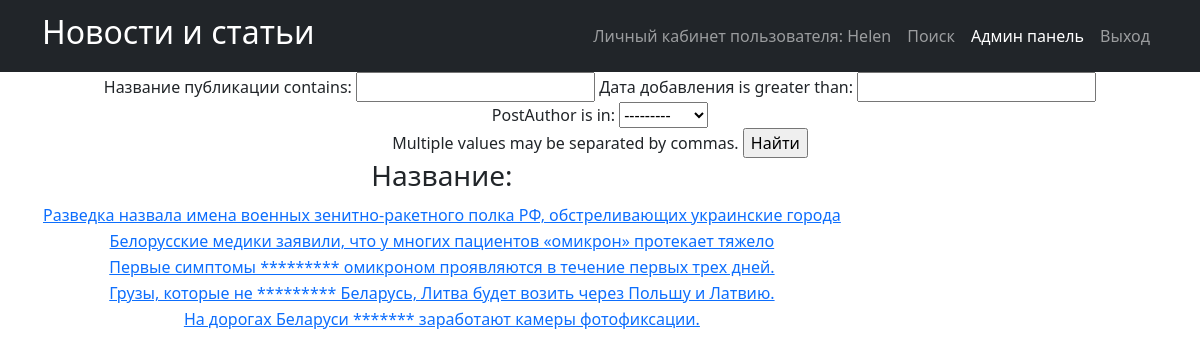
Page /news/search/ (signed in) on the committed database.
### news_portal/models.py (models this page shows, shortened)
class Post(models.Model):
    PostAuthor = models.ForeignKey(Author, on_delete=models.CASCADE)
    NEWS = 'NW'
    ARTICLE = 'AR'
    CATEGORIES = [
        ('NW', 'Новость'),
        ('AR', 'Статья')
    ]
    categoryType = models.CharField('Категория публикации', max_length=2, choices=CATEGORIES)
    pubData = models.DateTimeField('дата добавления', auto_now_add=True)
    postCategory = models.ManyToManyField(Category, through='postCategory')
    postTitle = models.CharField('название публикации', max_length=255)
    postText = models.TextField('текст публикации')
    postRating = models.SmallIntegerField('рейтинг публикации', default=0)

### news_portal/views.py (the view)
# urls.py: path('search/', Postsearch.as_view()),
class Postsearch(ListView):
    model = Post
    template_name = 'search.html'
    context_object_name = 'news'
    queryset = Post.objects.order_by('-id')
    paginate_by = 1
    def get_context_data(self, **kwargs):
        context = super().get_context_data(**kwargs)
        context['filter'] = News_filter(self.request.GET, queryset=self.get_queryset())
        return context

### news_portal/models.py (called while the page is built)
    def __str__(self):
        return f'{self.authorUser.username}'

### news_portal/templatetags/censor.py (called while the page is built)
@register.filter(name='censor')
def censor(value):
    text = value.split()
    for word in text:
        if word.lower() in CENSOR:
            value = value.replace(word, '*' * len(word))
    return value

### templates/search.html (shortened to what this page needs)
{% extends 'flatpages/default.html' %}
{% load censor %}
{% block content %}
<form method="GET">
    {{ filter.form }}
    <input type="submit" value="Найти">
</form>
<table>
    <thead>
    <th>
    <h3>Название:</h3>
    </th>
    </thead>
      {% for new in filter.qs %}
    <tr>
    <td>
        <a href="{% url 'post_detail' new.id %}">{{ new.postTitle|censor }}</a>
    </td>
</tr>
    {% endfor %}
</table>
{% endblock content %}

### templates/flatpages/default.html (shortened to what this page needs)
<!DOCTYPE html>
<html lang="en">
    <head>
        {% load static %}
        <link href="{% static 'css/styles.css' %}" rel="stylesheet" />
    </head>
    <body>
        <nav class="navbar navbar-expand-lg navbar-dark bg-dark">
            <div class="container">
                <a class="navbar-brand" href=/news/><h2>Новости и статьи</h2></a>
                <div class="collapse navbar-collapse" id="navbarSupportedContent">
                    <ul class="navbar-nav ms-auto mb-2 mb-lg-0">
                        <li class="nav-item"><a class="nav-link" href=http://127.0.0.1:8000>Личный кабинет пользователя: {{request.user.username}}</a></li>
                        <li class="nav-item"><a class="nav-link" href=/news/search/>Поиск</a></li>
                        <li class="nav-item"><a class="nav-link active" aria-current="page" href=/admin/>Админ панель</a></li>
                        <li class="nav-item"><a class="nav-link" href=/sign/logout/>Выход</a></li>
                            </ul>
                </div>
            </div>
        </nav>
        <div class="container">
           <div class="row">
               <div class="col-lg-12 text-center">
                   {% block content %}{% endblock content %}
               </div>
           </div>
        </div>
    </body>
</html>

### rows in the picture
Post: postTitle|censor "Разведка назвала имена военных зенитно-ракетного полка РФ, обстреливающих украинские города"
Post: postTitle|censor "Белорусские медики заявили, что у многих пациентов «омикрон» протекает тяжело"
Post: postTitle|censor "Первые симптомы ********* омикроном проявляются в течение первых трех дней."
Post: postTitle|censor "Грузы, которые не ********* Беларусь, Литва будет возить через Польшу и Латвию."
Post: postTitle|censor "На дорогах Беларуси ******* заработают камеры фотофиксации."

### other values in the picture
{{ request.user.username }} "Helen"
